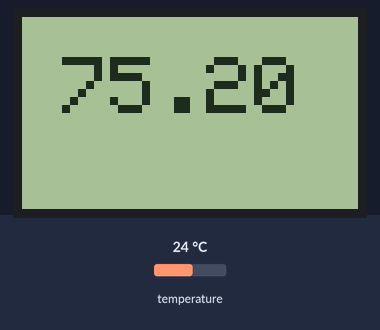
The sketch below on a simulated Arduino Uno, built with avr-gcc and run on an emulated ATmega328P. Shown: 84×48 one-colour display. The inputs (shaded band) are chosen by the test bench; at power-on: temperature 24 °C. What the sketch prints to the serial monitor is not drawn.

Above: at 1.6 s.
1.7 s: temperature set to 12 °C
At 3.2 s:
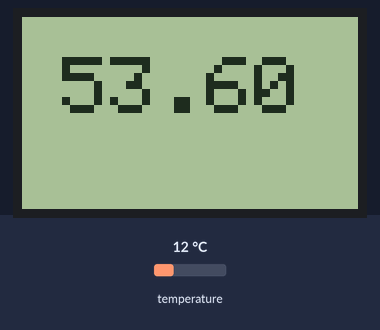
4.1 s: temperature set to 19 °C
At 5.5 s:
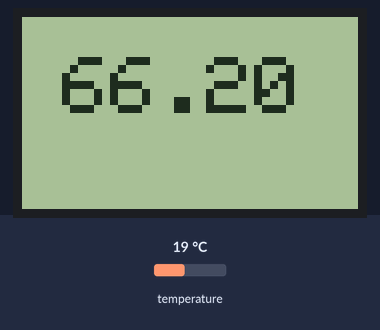
5.9 s: temperature set to 28 °C
At 6.5 s:
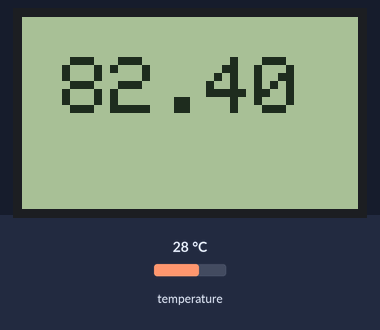
Timing chart, 0 to 8.9 s (numbered marks = the images above; inputs shaded):
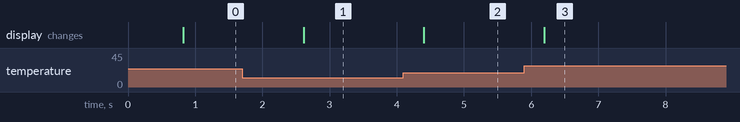

The sketch:

display-temp-test.ino
```cpp
#include <SPI.h>
#include <Adafruit_GFX.h>
#include <Adafruit_PCD8544.h>
#include <OneWire.h>
#include <DallasTemperature.h>

#define ONE_WIRE_BUS 2
OneWire oneWire(ONE_WIRE_BUS);
DallasTemperature sensors(&oneWire);
/********************************************************************/

// Software SPI (slower updates, more flexible pin options):
// pin 7 - Serial clock out (SCLK)
// pin 6 - Serial data out (DIN)
// pin 5 - Data/Command select (D/C)
// pin 4 - LCD chip select (CS)
// pin 3 - LCD reset (RST)
Adafruit_PCD8544 display = Adafruit_PCD8544(7, 6, 5, 4, 3);

int count = 0;

void setup()   {
  sensors.begin();
  Serial.begin(9600);
  display.begin();
  display.setContrast(55);
  display.clearDisplay();
  display.setTextSize(2);
  display.setTextColor(BLACK);
}

void loop() {
  sensors.requestTemperatures();
  display.setCursor(10,10);
  display.println(sensors.getTempFByIndex(0));
  display.display();

  Serial.print(count);
  Serial.print(" ");
  Serial.println(sensors.getTempCByIndex(0));

  delay(1000);
  display.clearDisplay();
  count++;
}
```

Measured:
- after the input at 1.7 s, the display: changes after 0.91 s (image 1)
- after the input at 4.1 s, the display: changes after 0.31 s (image 2)
- after the input at 5.9 s, the display: changes after 0.30 s (image 3)
